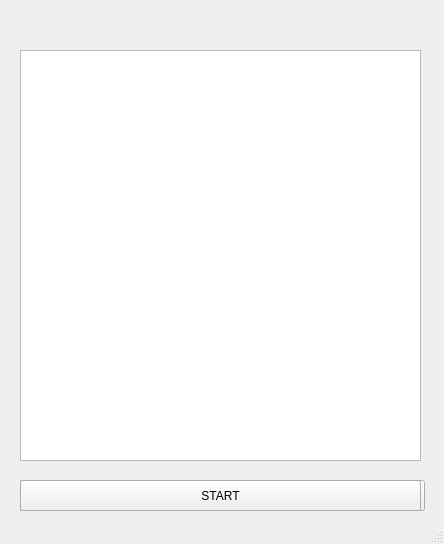
<?xml version="1.0" encoding="UTF-8"?>
<ui version="4.0">
 <class>MainWindow</class>
 <widget class="QMainWindow" name="MainWindow">
  <property name="geometry">
   <rect>
    <x>0</x>
    <y>0</y>
    <width>444</width>
    <height>544</height>
   </rect>
  </property>
  <property name="windowTitle">
   <string>MainWindow</string>
  </property>
  <widget class="QWidget" name="centralwidget">
   <widget class="QTextBrowser" name="messageList">
    <property name="geometry">
     <rect>
      <x>20</x>
      <y>50</y>
      <width>401</width>
      <height>411</height>
     </rect>
    </property>
   </widget>
   <widget class="QPlainTextEdit" name="messageText">
    <property name="geometry">
     <rect>
      <x>20</x>
      <y>480</y>
      <width>311</width>
      <height>31</height>
     </rect>
    </property>
    <property name="placeholderText">
     <string>Enter message here</string>
    </property>
   </widget>
   <widget class="QPushButton" name="sendMessageButton">
    <property name="geometry">
     <rect>
      <x>344</x>
      <y>480</y>
      <width>81</width>
      <height>31</height>
     </rect>
    </property>
    <property name="text">
     <string>SEND</string>
    </property>
   </widget>
   <widget class="QLabel" name="timerLabel">
    <property name="geometry">
     <rect>
      <x>356</x>
      <y>10</y>
      <width>61</width>
      <height>31</height>
     </rect>
    </property>
    <property name="text">
     <string/>
    </property>
    <property name="alignment">
     <set>Qt::AlignRight|Qt::AlignTrailing|Qt::AlignVCenter</set>
    </property>
   </widget>
   <widget class="QPushButton" name="startButton">
    <property name="geometry">
     <rect>
      <x>20</x>
      <y>480</y>
      <width>401</width>
      <height>31</height>
     </rect>
    </property>
    <property name="text">
     <string>START</string>
    </property>
   </widget>
   <widget class="QLabel" name="userNameLabel">
    <property name="geometry">
     <rect>
      <x>30</x>
      <y>20</y>
      <width>221</width>
      <height>16</height>
     </rect>
    </property>
    <property name="text">
     <string/>
    </property>
   </widget>
  </widget>
  <widget class="QStatusBar" name="statusbar"/>
 </widget>
 <resources/>
 <connections>
  <connection>
   <sender>sendMessageButton</sender>
   <signal>clicked()</signal>
   <receiver>MainWindow</receiver>
   <slot>close()</slot>
   <hints>
    <hint type="sourcelabel">
     <x>384</x>
     <y>495</y>
    </hint>
    <hint type="destinationlabel">
     <x>221</x>
     <y>271</y>
    </hint>
   </hints>
  </connection>
  <connection>
   <sender>startButton</sender>
   <signal>clicked()</signal>
   <receiver>MainWindow</receiver>
   <slot>close()</slot>
   <hints>
    <hint type="sourcelabel">
     <x>220</x>
     <y>495</y>
    </hint>
    <hint type="destinationlabel">
     <x>221</x>
     <y>271</y>
    </hint>
   </hints>
  </connection>
 </connections>
</ui>
